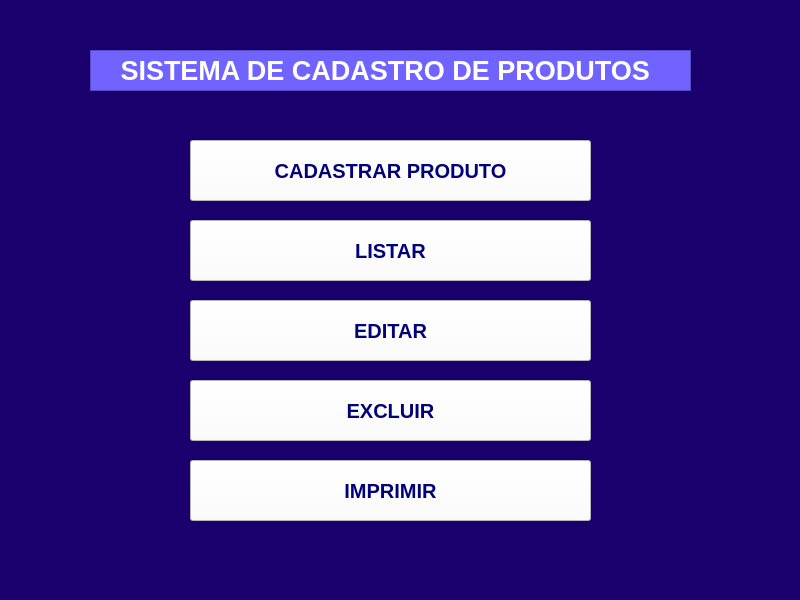
<?xml version="1.0" encoding="UTF-8"?>
<ui version="4.0">
 <class>MainWindow</class>
 <widget class="QMainWindow" name="MainWindow">
  <property name="geometry">
   <rect>
    <x>0</x>
    <y>0</y>
    <width>800</width>
    <height>600</height>
   </rect>
  </property>
  <property name="cursor">
   <cursorShape>PointingHandCursor</cursorShape>
  </property>
  <property name="mouseTracking">
   <bool>false</bool>
  </property>
  <property name="windowTitle">
   <string>MENU PRINCIPAL</string>
  </property>
  <property name="autoFillBackground">
   <bool>false</bool>
  </property>
  <property name="styleSheet">
   <string notr="true">background-color: rgb(25, 0, 109);</string>
  </property>
  <widget class="QWidget" name="centralwidget">
   <widget class="QLabel" name="label">
    <property name="geometry">
     <rect>
      <x>90</x>
      <y>50</y>
      <width>601</width>
      <height>41</height>
     </rect>
    </property>
    <property name="font">
     <font>
      <pointsize>20</pointsize>
      <weight>75</weight>
      <bold>true</bold>
     </font>
    </property>
    <property name="styleSheet">
     <string notr="true">color: rgb(255, 255, 255);
background-color: rgb(112, 99, 255);</string>
    </property>
    <property name="frameShape">
     <enum>QFrame::StyledPanel</enum>
    </property>
    <property name="text">
     <string>   SISTEMA DE CADASTRO DE PRODUTOS</string>
    </property>
    <property name="textFormat">
     <enum>Qt::AutoText</enum>
    </property>
   </widget>
   <widget class="QPushButton" name="pushButton">
    <property name="geometry">
     <rect>
      <x>190</x>
      <y>140</y>
      <width>401</width>
      <height>61</height>
     </rect>
    </property>
    <property name="font">
     <font>
      <pointsize>15</pointsize>
      <weight>75</weight>
      <bold>true</bold>
     </font>
    </property>
    <property name="styleSheet">
     <string notr="true">background-color: rgb(255, 255, 255);
color: rgb(1, 1, 121);</string>
    </property>
    <property name="text">
     <string>CADASTRAR PRODUTO</string>
    </property>
   </widget>
   <widget class="QPushButton" name="pushButton_2">
    <property name="geometry">
     <rect>
      <x>190</x>
      <y>220</y>
      <width>401</width>
      <height>61</height>
     </rect>
    </property>
    <property name="font">
     <font>
      <pointsize>15</pointsize>
      <weight>75</weight>
      <bold>true</bold>
     </font>
    </property>
    <property name="styleSheet">
     <string notr="true">background-color: rgb(255, 255, 255);
color: rgb(1, 1, 121)</string>
    </property>
    <property name="text">
     <string>LISTAR</string>
    </property>
   </widget>
   <widget class="QPushButton" name="pushButton_3">
    <property name="geometry">
     <rect>
      <x>190</x>
      <y>300</y>
      <width>401</width>
      <height>61</height>
     </rect>
    </property>
    <property name="font">
     <font>
      <pointsize>15</pointsize>
      <weight>75</weight>
      <bold>true</bold>
     </font>
    </property>
    <property name="styleSheet">
     <string notr="true">background-color: rgb(255, 255, 255);
color: rgb(1, 1, 121)</string>
    </property>
    <property name="text">
     <string>EDITAR</string>
    </property>
   </widget>
   <widget class="QPushButton" name="pushButton_4">
    <property name="geometry">
     <rect>
      <x>190</x>
      <y>380</y>
      <width>401</width>
      <height>61</height>
     </rect>
    </property>
    <property name="font">
     <font>
      <pointsize>15</pointsize>
      <weight>75</weight>
      <bold>true</bold>
     </font>
    </property>
    <property name="styleSheet">
     <string notr="true">background-color: rgb(255, 255, 255);
color: rgb(1, 1, 121)
</string>
    </property>
    <property name="text">
     <string>EXCLUIR</string>
    </property>
   </widget>
   <widget class="QPushButton" name="pushButton_5">
    <property name="geometry">
     <rect>
      <x>190</x>
      <y>460</y>
      <width>401</width>
      <height>61</height>
     </rect>
    </property>
    <property name="font">
     <font>
      <pointsize>15</pointsize>
      <weight>75</weight>
      <bold>true</bold>
     </font>
    </property>
    <property name="styleSheet">
     <string notr="true">background-color: rgb(255, 255, 255);
color: rgb(1, 1, 121)</string>
    </property>
    <property name="text">
     <string>IMPRIMIR</string>
    </property>
   </widget>
  </widget>
  <widget class="QMenuBar" name="menubar">
   <property name="geometry">
    <rect>
     <x>0</x>
     <y>0</y>
     <width>800</width>
     <height>21</height>
    </rect>
   </property>
  </widget>
  <widget class="QStatusBar" name="statusbar"/>
 </widget>
 <resources/>
 <connections/>
</ui>
